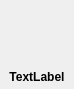
<?xml version="1.0" encoding="UTF-8"?>
<ui version="4.0">
 <class>TabAcces</class>
 <widget class="QWidget" name="TabAcces">
  <property name="geometry">
   <rect>
    <x>0</x>
    <y>0</y>
    <width>74</width>
    <height>89</height>
   </rect>
  </property>
  <property name="windowTitle">
   <string>Form</string>
  </property>
  <property name="autoFillBackground">
   <bool>true</bool>
  </property>
  <layout class="QGridLayout" name="gridLayout" rowstretch="1,0">
   <property name="leftMargin">
    <number>5</number>
   </property>
   <property name="topMargin">
    <number>5</number>
   </property>
   <property name="rightMargin">
    <number>5</number>
   </property>
   <property name="bottomMargin">
    <number>5</number>
   </property>
   <property name="spacing">
    <number>0</number>
   </property>
   <item row="0" column="0">
    <widget class="QLabel" name="image">
     <property name="minimumSize">
      <size>
       <width>64</width>
       <height>64</height>
      </size>
     </property>
     <property name="text">
      <string/>
     </property>
     <property name="alignment">
      <set>Qt::AlignCenter</set>
     </property>
    </widget>
   </item>
   <item row="1" column="0">
    <widget class="QLabel" name="title">
     <property name="font">
      <font>
       <weight>75</weight>
       <bold>true</bold>
      </font>
     </property>
     <property name="text">
      <string>TextLabel</string>
     </property>
     <property name="alignment">
      <set>Qt::AlignCenter</set>
     </property>
    </widget>
   </item>
  </layout>
 </widget>
 <resources/>
 <connections/>
</ui>
